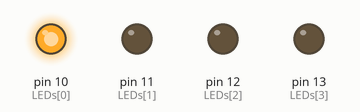
The sketch below on a simulated Arduino Uno, built with avr-gcc and run on an emulated ATmega328P. Parts: output pins drawn as LEDs (lit = HIGH).

Above: at 0.1 s.
At 0.7 s:
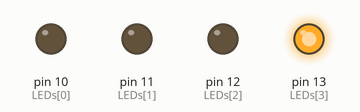
At 1.3 s:
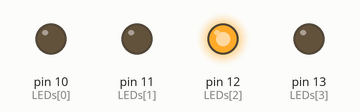
At 2.7 s:
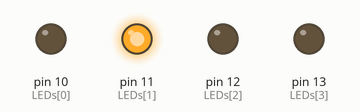
Timing chart, 0 to 3.0 s (numbered marks = the images above):
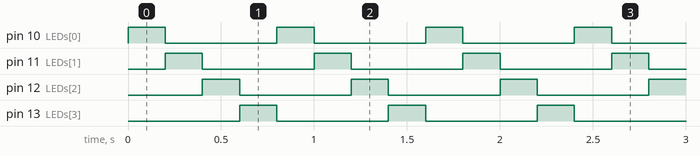

Measured:
- by itself, pin 10 (LEDs[0]), pin 11 (LEDs[1]), pin 12 (LEDs[2]), pin 13 (LEDs[3]): alternates HIGH for 0.20 s and LOW for 0.60 s
- by itself, everything shown: repeats every 0.80 s, in 4 steps

The sketch:

Light_Chaser_1.ino
```cpp
/* In this program, all 4 LEDs blink one by one, creating a light chasing effect in forward direction only.
These 4 LEDs are all connected to its designated pins (10 to 13), with resistors
connected along each one to avoid the damage on LEDs.*/

/* To reduce multiple strings in this program, I have used the array function where
I listed all assigned pins for all LEDs. Furthermore, I also have used the "for loop"
function on both Void Setup and Void Loop to minimize the strings. */

int LEDs[] = {10, 11, 12, 13};                 // This array is to define LED pins


/* The setup function is to set the inputs or outputs of the program which will
run once in the program*/

void setup() {
                                               // This will assign pin 10 to 13 as an output of the LEDs
  for (int LEDs = 10; LEDs < 14; LEDs++) {     // This for loop goes through all pins
    pinMode(LEDs, OUTPUT);                     // and assign them as an output
  }
}

/* The loop function will run over and over endlessly, making the output operates
repeatedly*/

void loop() {
                                                // This for loop turns on and off all LEDs one by one from LED 1 to LED 4 (pin 10 to 13)
  for (int LEDs = 10; LEDs < 14; LEDs++) {      //This for loop goes through all pins from LED pin 10 to 13
    digitalWrite(LEDs, HIGH);                   // This turns on the LED: voltage HIGH
    delay(200);				                          // This keeps the LED on for 200 millisecond (0.2 second)
    digitalWrite(LEDs, LOW);                    // This turns off the LED after 0.2 second
  }
}
```
